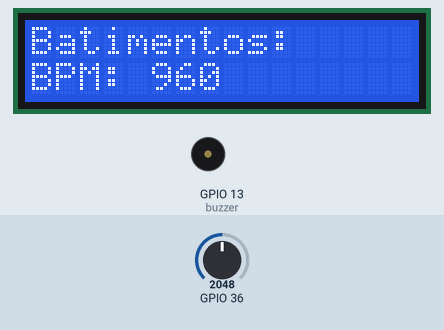
The sketch below on a simulated ESP32. Parts: 16×2 character LCD, buzzer (waves = sounding). The test bench sets the inputs (shaded band); at power-on: GPIO 36 = 2048.

Above: at 1.2 s.
1.3 s: GPIO 36 set to 2866
At 2.9 s:
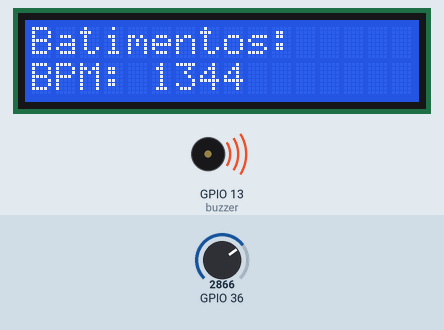
4.6 s: GPIO 36 set to 3603
At 5.6 s:
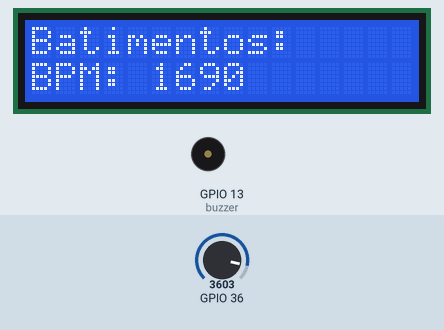
7.6 s: GPIO 36 set to 4095
At 8.9 s:
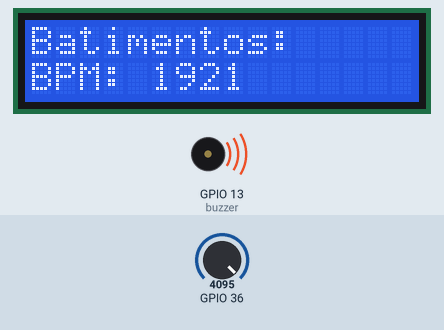
Timing chart, 0 to 16.7 s (numbered marks = the images above; inputs shaded):
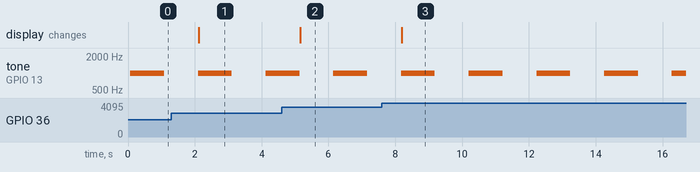

Measured:
- after the input at 1.3 s, the display: changes after 0.81 s (image 1)
- after the input at 4.6 s, the display: changes after 0.55 s (image 2)
- after the input at 7.6 s, the display: changes after 0.59 s (image 3)
- by itself, tone on GPIO 13 (buzzer): alternates 1000 Hz for 1.0 s and silent for 1.0 s

The sketch:

prototipo_1_heartsense.ino
```cpp
// Nesse projeto inicial usamos o Tinkercad, que não possui todos os componentes.
// Então foram usados outros componetes de forma representativa.
// O Arduíno representa o ESP32.
// Sensor de temperatura representa o sensor MAX30102.
// A tela LCD 16 x 2(I2C) representa a o Display OLED 0,96".

#include <Wire.h>
#include <LiquidCrystal_I2C.h>

// Identificação da tela.
LiquidCrystal_I2C lcd(0x27, 16, 2);

// Declaração da variavel que ira servir de exemplo para o sensor cardiaco.
int sensor = 0, batimentos = 0;

// Declaração do buzzer e de sua variavel auxiliar.
const int buzzer = 13;
int  buzzer_loop = 0;

const int led_R = 2, led_G = 3, led_B = 4;

// Declaração de funcões que serão usadas no decorrer do código.
void verificacao_buzzer();
void verificacao_led();
void mostrar_tela();

void setup()
{
  // Declarando o buzzer como saída.
  pinMode(buzzer, OUTPUT);
  // Declarando a entrada do sensor que simboliza o sensor cardiaco.
  pinMode(A0, INPUT);
  // Declarando os leds como entradas.
  pinMode(led_R, INPUT);
  pinMode(led_G, INPUT);
  pinMode(led_B, INPUT);

  Serial.begin(9600);

  // Iniciação da tela.
  lcd.init();
  lcd.backlight();

  lcd.setCursor(0, 0);
  lcd.print("Batimentos:");
}

void loop()
{
  // Recebe os dados do sensor e os converte em batimentos.
  sensor = analogRead(A0);
  batimentos = map((sensor * 3), 0, 1023, 0, 160);

  // Funcões auxiliares
  verificacao_buzzer();
  verificacao_led();
  mostrar_tela();

  /*Serial.print("Sensor: ");
  Serial.println(sensor);

  Serial.print("Batimentos: ");
  Serial.println(batimentos);*/


  delay(1000);
}

// Verifica o número de batimentos para ativar o buzzer.
void verificacao_buzzer() {
  // caso verdade ativa um som para alertar o usúario.
  if((batimentos > 110 || batimentos < 40) && buzzer_loop == 0){
  	tone(buzzer, 1000);
    buzzer_loop = 1;
  }
  // desativa o buzzer se ainda estiver ligado.
  else{
  	noTone(buzzer);
    buzzer_loop = 0;
  }
}

// Verifica o número de batimentos e altera a cor do led de acordo com ele.
void verificacao_led(){
  // caso verdade da a saída da cor vermelha(representando perigo).
  if(batimentos > 110 || batimentos < 40){
    digitalWrite(led_R, HIGH);
    digitalWrite(led_G, LOW);
    digitalWrite(led_B, LOW);
  }
   // caso verdade da a saída da cor rosa(representando inicio de perigo).
  else if(batimentos > 90 || batimentos < 50){
    digitalWrite(led_R, HIGH);
    digitalWrite(led_G, LOW);
    digitalWrite(led_B, HIGH);
  }
  // Saída da cor verde(representando normalidade).
  else {
    digitalWrite(led_R, LOW);
    digitalWrite(led_G, HIGH);
    digitalWrite(led_B, LOW);
  }
}

// mostra na tela o número de batimentos por minuto.
void mostrar_tela(){

  lcd.setCursor(0, 1);
  lcd.print("BPM: ");
  lcd.print(batimentos);
  lcd.print("    ");

}
```
